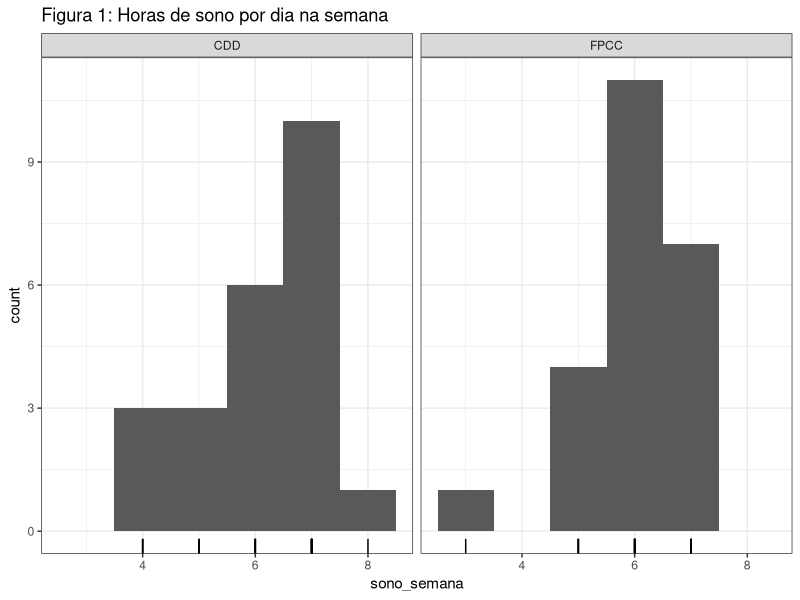
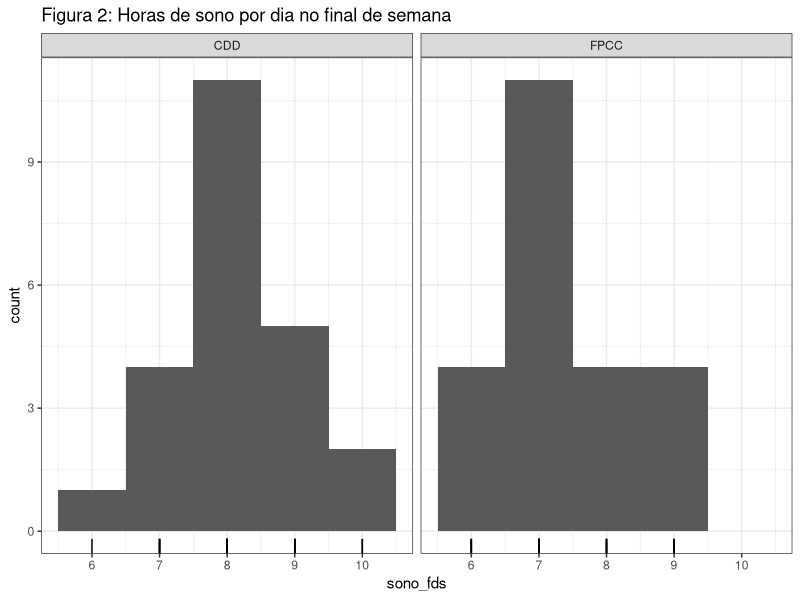

The R script that drew these images, in order:
## ---- chunk 1
library(tidyverse)
theme_set(theme_bw())

library(boot)
library(broom)

knitr::opts_chunk$set(tidy = FALSE,
                      fig.width = 6,
                      fig.height = 5)

## ---- chunk 2
dados = read_csv(here::here("data/sono.csv"),
                 col_types = "ccdd") 
dados = dados %>%
rename(
sono_semana = `Quantas horas por noite você dorme DURANTE A SEMANA em média?`,
sono_fds = `Quantas horas por noite você dorme durante NO FIM DE SEMANA em média?`
)
glimpse(dados)
## ---- chunk 3
dados %>% 
    
ggplot(aes(x = sono_semana)) + 
  facet_wrap(~ Curso) + 
  geom_histogram(binwidth =1, boundary = .5) + 
  ggtitle("Figura 1: Horas de sono por dia na semana") +
  geom_rug()
## ---- chunk 4
dados %>% 
    ggplot(aes(x = sono_fds)) + 
        facet_wrap(~ Curso) + 
        geom_histogram(binwidth =1, boundary = .5) + 
        ggtitle("Figura 2: Horas de sono por dia no final de semana") +
        geom_rug()
## ---- chunk 5
dados = dados %>% 
    mutate(impacto = sono_fds - sono_semana) 
    
glimpse(dados)
## ---- chunk 6
calc_media = dados %>% 
group_by(Curso) %>% 
  summarise(
            media_semana = mean(sono_semana),
            media_fds = mean(sono_fds),
            media_impacto = mean(impacto)
            ) 
glimpse(calc_media)

   # g = calc_media %>% filter(Curso == "CDD") %>%  pull(media_impacto)
  #  p = calc_media %>% filter(Curso == "FPCC") %>% pull(media_impacto)
  #  g - p
## ---- chunk 7

calc_media = dados 

theta_sonog <- function(d, i) {
    agrupado = d %>% 
        slice(i) %>% 
        group_by(Curso) %>% 
        summarise(media_impacto = mean(impacto))
    g = agrupado %>% filter(Curso == "CDD") %>% pull(media_impacto)
    #p = agrupado %>% filter(Curso == "FPCC") %>% pull(media_impacto)
    #g - p
    g
}

theta_sonog(calc_media, i = 1:NROW(calc_media))
## ---- chunk 8
ci_sonog = boot(data = calc_media,
           statistic = theta_sonog,
           R = 2000) %>%
    tidy(conf.level = .95,
         conf.method = "bca",
         conf.int = TRUE)

ci_sonog
## ---- chunk 9
calc_media = dados 

theta_sonop <- function(d, i) {
    agrupado = d %>% 
        slice(i) %>% 
        group_by(Curso) %>% 
        summarise(media_impacto = mean(impacto))
    #g = agrupado %>% filter(Curso == "CDD") %>% pull(media_impacto)
    p = agrupado %>% filter(Curso == "FPCC") %>% pull(media_impacto)
    #g - p
    p
}

theta_sonop(calc_media, i = 1:NROW(calc_media))
## ---- chunk 10
ci_sonop = boot(data = calc_media,
           statistic = theta_sonop,
           R = 2000) %>%
    tidy(conf.level = .95,
         conf.method = "bca",
         conf.int = TRUE)

ci_sonop
## ---- chunk 11
calc_media = dados 

theta_sono <- function(d, i) {
    agrupado = d %>% 
        slice(i) %>% 
        group_by(Curso) %>% 
        summarise(media_impacto = mean(impacto))
    g = agrupado %>% filter(Curso == "CDD") %>% pull(media_impacto)
    p = agrupado %>% filter(Curso == "FPCC") %>% pull(media_impacto)
    g - p
    
}

theta_sono(calc_media, i = 1:NROW(calc_media))
## ---- chunk 12
ci_sono = boot(data = calc_media,
           statistic = theta_sono,
           R = 2000) %>%
    tidy(conf.level = .95,
         conf.method = "bca",
         conf.int = TRUE)

ci_sono
